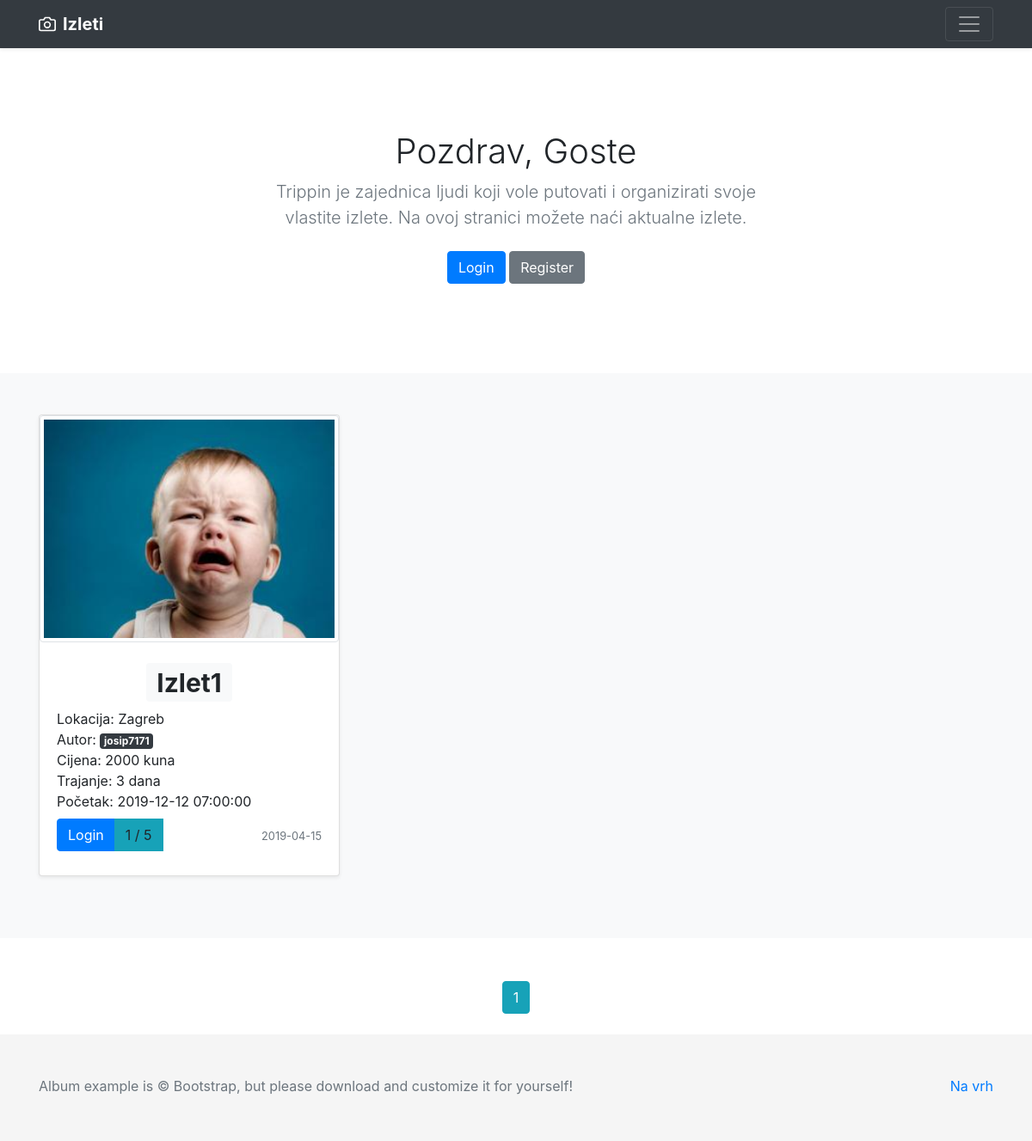
The page /home on the database its author committed.
### app/models.py (models this page shows, shortened)
class Trip(db.Model):
    id = db.Column(db.Integer, primary_key=True)
    name = db.Column(db.String(50), unique=True, nullable=False)
    location = db.Column(db.String(100), nullable=False)
    user_id = db.Column(db.Integer, db.ForeignKey('user.id'), nullable=False)
    date_created = db.Column(db.DateTime, nullable=False, default=datetime.utcnow)
    price = db.Column(db.Integer, nullable=False)
    people_number = db.Column(db.Integer, nullable=False)
    starting_at = db.Column(db.DateTime, nullable=False)
    transport_type = db.Column(db.String(30), nullable=False)
    trip_duration = db.Column(db.Integer, nullable=False)
    details = db.Column(db.Text, nullable=False)
    image_file = db.Column(db.String(20), nullable=False, default='trip_default.jpg')

class User(db.Model, UserMixin):
    id = db.Column(db.Integer, primary_key=True)
    first_name = db.Column(db.String(25), nullable=False)
    last_name = db.Column(db.String(25), nullable=False)
    full_name = db.Column(db.String(51), nullable=False)
    username = db.Column(db.String(20), unique=True, nullable=False)
    email = db.Column(db.String(50), unique=True, nullable=False)
    address = db.Column(db.String(60))
    country = db.Column(db.String(30))
    phone_number = db.Column(db.String(25))
    gender = db.Column(db.Enum('male', 'female'), nullable=False)
    birth_date = db.Column(db.Date)
    about_me = db.Column(db.String(120))
    date_joined = db.Column(db.DateTime, nullable=False, default=datetime.utcnow)
    active = db.Column(db.Enum('yes', 'no'), default='yes')
    image_file = db.Column(db.String(20), nullable=False, default='default.jpg')
    password = db.Column(db.String(60), nullable=False)
    trips = db.relationship('Trip', backref='author', lazy=True)
    trips_joined = db.relationship('Trip', secondary=user_identifier, lazy='subquery',
                                   backref=db.backref('users', lazy=True))

### app/main/routes.py (the view)
@main.route('/')
@main.route('/home')
def home():
    page = request.args.get('page', 1, type=int)
    trips = Trip.query.order_by(Trip.date_created.desc()).paginate(page=page, per_page=5)
    trips2 = Trip.query.all()
    mydict = {}
    for i in range(len(trips2), 0, -1):
        users = User.query.filter(User.trips_joined.any(id=i)).all()
        mydict[i] = [x.username for x in users]
    return render_template('home.html', trips=trips, mydict=mydict, dict_length=len(mydict))

### app/templates/home.html (shortened to what this page needs)
{% extends "layout.html" %}
{% block content %}
    {% set iterated = {'i': False} %}
    {% set count = namespace(a=0) %}
    {% set count2 = namespace(a=dict_length) %}
    {% set checker = namespace(a=0) %}
    {%  set users_joined = {} %}
    <section class="jumbotron text-center">
            <div class="container">
              {% if current_user.is_authenticated %}
                 <h1 class="jumbotron-heading">Pozdrav, {{ current_user.username }}</h1>
              {% else %}
                 <h1 class="jumbotron-heading">Pozdrav, Goste</h1>
              {% endif %}
              <p class="lead text-muted">Trippin je zajednica ljudi koji vole putovati i organizirati svoje vlastite izlete. Na ovoj stranici možete naći aktualne izlete.</p>
              {% if current_user.is_authenticated %}
              <p>
                  <a href="{{ url_for('trips.new_trip') }}" class="btn btn-primary my-2">Novi Izlet</a>
                  <a href="{{ url_for('users.account') }}" class="btn btn-secondary my-2">Profile</a>
                  <a href="{{ url_for('users.logout') }}" class="btn btn-secondary my-2">Logout</a>
              </p>
              {% else %}
              <p>
                <a href="{{ url_for('users.login') }}" class="btn btn-primary my-2">Login</a>
                <a href="{{ url_for('users.register') }}" class="btn btn-secondary my-2">Register</a>
              </p>
              {% endif %}
            </div>
          </section>
    <main role="main">
       <div class="album py-5 bg-light">
          <div class="container">
            <div class="row">
    {% for trip in trips.items %}
    {%  if trips.page == 0 %}
        {% set checker = namespace(a=0) %}
    {% else %}
        {% set checker = namespace(a=1) %}
    {% endif %}
                <div class="col-md-4">
                  <div class="card mb-4 shadow-sm">
                    <img alt="" src="{{ url_for('static', filename='trip_pics/' + trip.image_file) }}"
                        class="img-fluid img-thumbnail" width="100%">
                    <div class="card-body">
                        <div class="card-text row justify-content-md-center">
                            <h1>
                            <a href="{{ url_for('trips.show_trip', trip_id=trip.id) }}"
                               class="badge badge-light">
                                {{ trip.name }}
                            </a>
                        </h1>
                        </div>
                      <div class="card-text">
                          Lokacija: {{ trip.location }}
                      </div>
                      <div class="card-text">
                          Autor:
                          <a href="{{ url_for('users.user_trips', id=trip.author.id) }}" class="badge badge-dark">
                            {{ trip.author.username }}
                          </a>
                      </div>
                      <div class="card-text">
                          Cijena: {{ trip.price }} kuna
                      </div>
                      <div class="card-text">
                          Trajanje: {{ trip.trip_duration }} dana
                      </div>
                      <div class="card-text">
                          Početak: {{ trip.starting_at }}
                      </div>
                      <div class="d-flex justify-content-between align-items-center card-text ">
                        <div class="btn-group">
                            {% if current_user.is_authenticated %}
                                {% if current_user.username == trip.author.username %}
                                    <a href="{{ url_for('trips.show_trip', trip_id=trip.id) }}" class="btn btn-primary my-2">Edit</a><br>
                                {% endif %}
                                {% set iterated = {'i': False} %}
                                {% for trip_joined in current_user.trips_joined %}
                                   {% if trip.id==trip_joined.id  %}
                                     <div hidden>{{ iterated.update({'i':True}) }}</div>
                                   {% endif %}
                                {% endfor %}
                                {% if not iterated.i %}
                                    <a href="{{ url_for('users.add_traveler', trip_id=trip.id) }}" class="btn btn-primary my-2">Prijavi se</a>
                                {% elif  iterated.i %}
                                    <a href="{{ url_for('users.remove_traveler', trip_id=trip.id) }}" class="btn btn-warning my-2">Odjavi se</a>
                                {% endif %}
                            {% else %}
                                <a href="{{ url_for('users.login') }}" class="btn btn-primary my-2">Login</a>
                            {% endif %}
                            {% set count = namespace(a=0) %}
                            {% for user_joined in trip.users %}
                                {% set count.a = count.a + 1 %}
                            {% endfor %}
                            <a id="myBtn" class="btn btn-info my-2" onclick="test1({{ count2.a - checker.a - ((trips.page - 1) * 5) }}, {{ mydict }})" role="button">{{ count.a }} / {{ trip.people_number }}</a>
                        </div>
                      <div class="card-text">
                            <small class="text-muted">{{ trip.date_created.strftime('%Y-%m-%d') }}</small>
                        </div>
                      </div>
                    </div>
                  </div>
                </div>
        {% set count2.a = count2.a - 1 %}
    {% endfor %}
            </div>
          </div>
       </div>
    </main>
    <div class="container">
        <div class="row justify-content-md-center" style="margin-top: 50px;">
            <div class="col-md-auto">
                {% for page_num in trips.iter_pages(left_edge=1, right_edge=1, left_current=1, right_current=2) %}
                    {% if page_num %}
                        {% if trips.page == page_num %}
                            <a class="btn btn-info mb-4" href="{{ url_for('main.home', page=page_num) }}">{{ page_num }}</a>
                        {% else %}
                            <a class="btn btn-outline-info mb-4" href="{{ url_for('main.home', page=page_num) }}">{{ page_num }}</a>
                        {% endif %}
                    {% else %}
                    ...
                    {% endif %}
                {% endfor %}
            </div>
        </div>
    </div>
{% endblock content %}

### app/templates/layout.html (style rules this page uses)
.jumbotron { padding-top: 3rem; padding-bottom: 3rem; margin-bottom: 0; background-color: #fff; }
@media (min-width: 768px) { .jumbotron { padding-top: 6rem; padding-bottom: 6rem; } }
.jumbotron p:last-child { margin-bottom: 0; }
.jumbotron-heading { font-weight: 300; }
.jumbotron .container { max-width: 40rem; }

### rows shown on the page
Trip: image_file (picture), name "Izlet1", location "Zagreb", author.username "josip7171", price "2000", trip_duration "3", starting_at "2019-12-12 07:00:00", a "1", people_number "5", date_created "2019-04-15"

### other values the page prints
{{ page_num }} "1"
